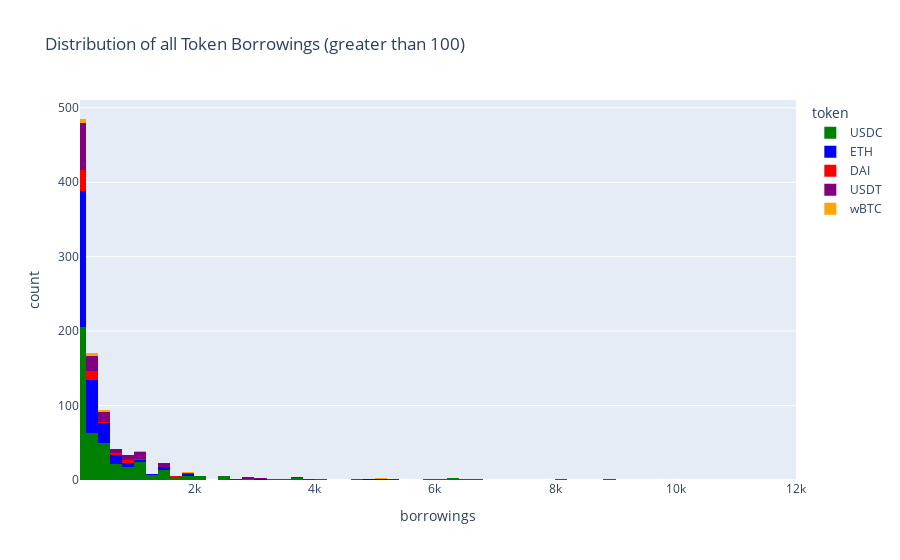

Notebook code cell kept with this figure:
### Code cell
# Comparative Token Distribution (greater than 100)

tmp = [
    {'token': token, 'borrowings': user_state.token_states[token].borrowings * prices.prices[token] / 10**constants.get_decimals(token)}
    for user_state in state.user_states.values()
    for token in constants.symbol_decimals_map.keys()
]

token_data = pandas.DataFrame(tmp)
token_data['borrowings'] = token_data['borrowings'].astype(float)
token_data = token_data[token_data['borrowings'] > 100]
fig = px.histogram(token_data, x='borrowings', color='token', color_discrete_map= {
    "DAI": "red",
    "ETH": "blue", 
    "USDT": "purple",
    "USDC": "green",
    "wBTC": "orange",
    }, title='Distribution of all Token Borrowings (greater than 100)', nbins= 100)
fig.update_xaxes(range = [100, 12000])
fig.show()

### Figure 1 — Plotly figure (JSON) as saved in the notebook; plotly's stock layout.template omitted (floating-point values rounded to 4 significant figures; data arrays with more than 128 entries replaced by an {"elided": "..."} marker saying what was removed)
{"data": [{"alignmentgroup": "True", "bingroup": "x", "hovertemplate": "token=USDC<br>borrowings=%{x}<br>count=%{y}<extra></extra>", "legendgroup": "USDC", "marker": {"color": "green", "pattern": {"shape": ""}}, "name": "USDC", "nbinsx": 100, "offsetgroup": "USDC", "orientation": "v", "showlegend": true, "type": "histogram", "x": {"elided": "439 float values"}, "xaxis": "x", "yaxis": "y"}, {"alignmentgroup": "True", "bingroup": "x", "hovertemplate": "token=ETH<br>borrowings=%{x}<br>count=%{y}<extra></extra>", "legendgroup": "ETH", "marker": {"color": "blue", "pattern": {"shape": ""}}, "name": "ETH", "nbinsx": 100, "offsetgroup": "ETH", "orientation": "v", "showlegend": true, "type": "histogram", "x": {"elided": "315 float values"}, "xaxis": "x", "yaxis": "y"}, {"alignmentgroup": "True", "bingroup": "x", "hovertemplate": "token=DAI<br>borrowings=%{x}<br>count=%{y}<extra></extra>", "legendgroup": "DAI", "marker": {"color": "red", "pattern": {"shape": ""}}, "name": "DAI", "nbinsx": 100, "offsetgroup": "DAI", "orientation": "v", "showlegend": true, "type": "histogram", "x": [1746.0, 499.8, 1996.0, 199.6, 759.6, 986.6, 206.7, 1085.0, 148.8, 240.1, 197.3, 539.3, 106.3, 132.1, 988.5, 162.0, 103.0, 104.0, 106.1, 108.6, 190.2, 103.6, 783.5, 122.8, 107.7, 104.1, 123.5, 4696.0, 137.2, 256.8, 296.0, 119.0, 268.6, 153.3, 139.7, 110.2, 138.6, 227.8, 144.7, 114.1, 126.6, 124.3, 271.3, 368.6, 380.8, 129.9, 128.3, 296.0, 986.5, 748.9, 295.9, 256.5, 858.2], "xaxis": "x", "yaxis": "y"}, {"alignmentgroup": "True", "bingroup": "x", "hovertemplate": "token=USDT<br>borrowings=%{x}<br>count=%{y}<extra></extra>", "legendgroup": "USDT", "marker": {"color": "purple", "pattern": {"shape": ""}}, "name": "USDT", "nbinsx": 100, "offsetgroup": "USDT", "orientation": "v", "showlegend": true, "type": "histogram", "x": {"elided": "136 float values"}, "xaxis": "x", "yaxis": "y"}, {"alignmentgroup": "True", "bingroup": "x", "hovertemplate": "token=wBTC<br>borrowings=%{x}<br>count=%{y}<extra></extra>", "legendgroup": "wBTC", "marker": {"color": "orange", "pattern": {"shape": ""}}, "name": "wBTC", "nbinsx": 100, "offsetgroup": "wBTC", "orientation": "v", "showlegend": true, "type": "histogram", "x": [295.0, 291.6, 531.3, 114.5, 150.4, 198.6, 15870.0, 340.0, 716.0, 421.6, 911.7, 171.0, 1120.0, 1850.0, 129.7, 5012.0, 5012.0], "xaxis": "x", "yaxis": "y"}], "layout": {"barmode": "relative", "legend": {"title": {"text": "token"}, "tracegroupgap": 0}, "title": {"text": "Distribution of all Token Borrowings (greater than 100)"}, "xaxis": {"anchor": "y", "domain": [0, 1], "range": [100, 12000], "title": {"text": "borrowings"}}, "yaxis": {"anchor": "x", "domain": [0, 1], "title": {"text": "count"}}}}
